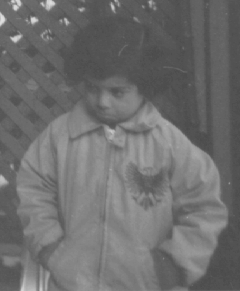
#> input picture imdata/pout.tif, 240 x 291 px
$ python contrast-stretching.py
#> lines starting #> are read from the running program, lines starting #| are printed output that depends on the picture
import cv2
import numpy as np
import matplotlib
matplotlib.use('TkAgg')
import matplotlib.pyplot as plt


c = 1
gamma = 0.5
img = cv2.imread("./imdata/pout.tif")
#> img is the input picture: shape (291, 240, 3); min 74, max 224, mean 110.3
gray = cv2.cvtColor(img, cv2.COLOR_BGR2GRAY)
a = 0
b = 255
c = np.min(img[:, :, 1])
#> c = 74
d = np.max(img[:, :, 1])
#> d = 224

stretched = np.uint8((img - c) * ((b-a) / (d - c)) + a)
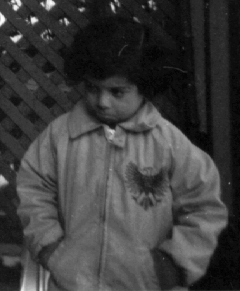
#> stretched: shape (291, 240, 3); min 0, max 255, mean 61.3

xhist = np.arange(256)
yhist = cv2.calcHist([stretched], [0], None, [256], [0, 256])
#> yhist = 256 values, max 3628 at index 13, min 0 at index 2, mean 272.8
eqhist = cv2.equalizeHist(gray)
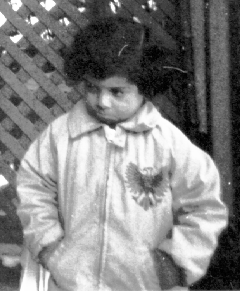
#> eqhist: shape (291, 240); min 0, max 255, mean 130.4

plt.subplot(141)
plt.imshow(img)
plt.subplot(142)
plt.imshow(stretched)
plt.subplot(143)
# plt.plot(xhist, yhist.ravel())
plt.plot(yhist.ravel())
plt.subplot(144)
plt.imshow(eqhist, cmap="gray")
plt.show()
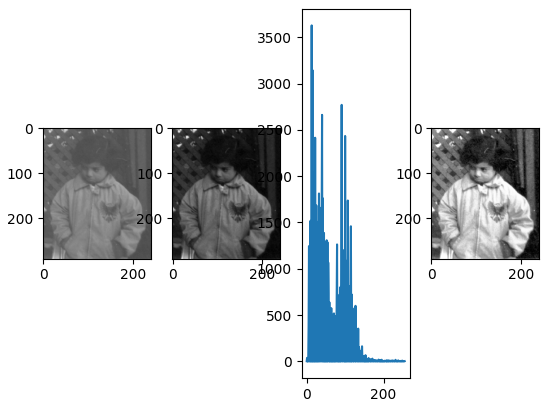
#> figure drawn by matplotlib, 4 panels; panel 3: curve peaks at x = 13, y = 3628

$ run again, with imdata/AT3_1m4_01.tif copied over imdata/pout.tif
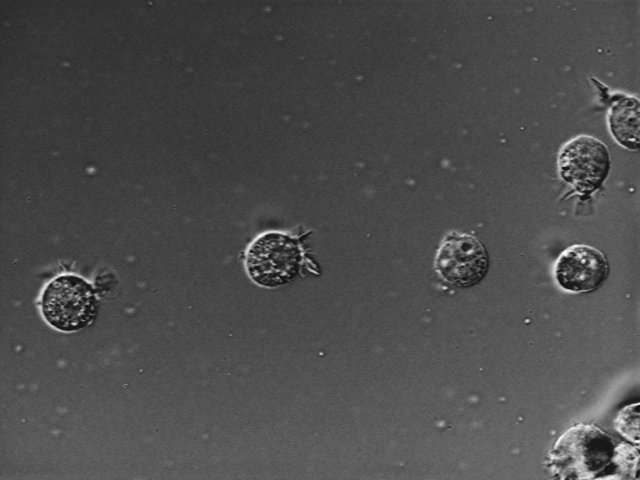
#> input picture imdata/AT3_1m4_01.tif, 640 x 480 px
#> img is the input picture: shape (480, 640, 3); min 15, max 254, mean 76.6
#> c = 15
#> d = 254
#> yhist = 256 values, max 7564 at index 61, min 0 at index 15, mean 1200
#> `eqhist = cv2.equalizeHist(gray)`:
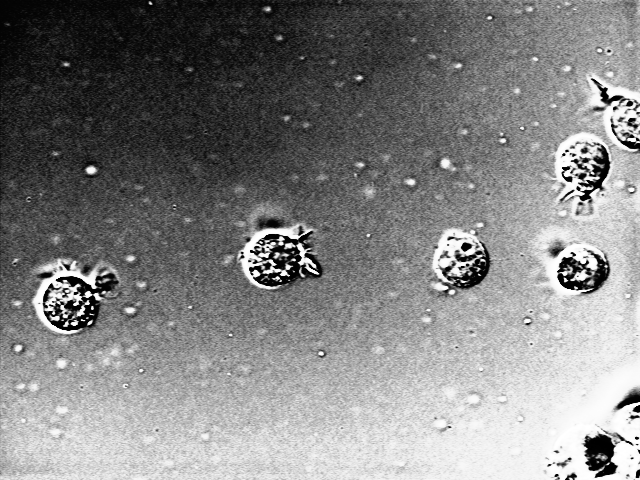
#> eqhist: shape (480, 640); min 0, max 255, mean 129.8
#> `plt.show()`:
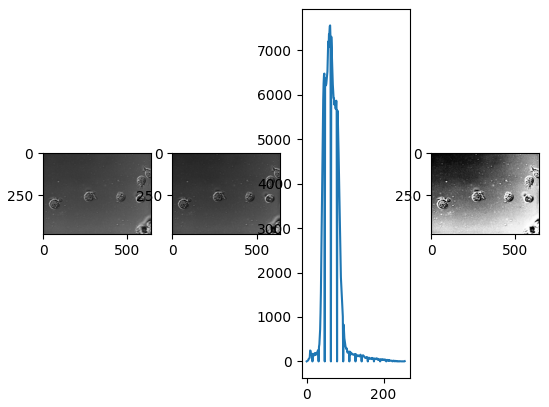
#> figure drawn by matplotlib, 4 panels; panel 3: curve peaks at x = 61, y = 7564
